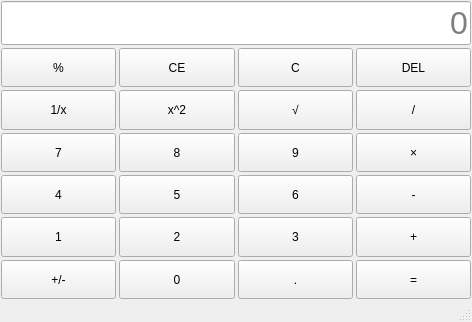
<?xml version="1.0" encoding="UTF-8"?>
<ui version="4.0">
 <class>MainWindow</class>
 <widget class="QMainWindow" name="MainWindow">
  <property name="geometry">
   <rect>
    <x>0</x>
    <y>0</y>
    <width>472</width>
    <height>322</height>
   </rect>
  </property>
  <property name="windowTitle">
   <string>MainWindow</string>
  </property>
  <widget class="QWidget" name="centralwidget">
   <layout class="QVBoxLayout" name="verticalLayout">
    <property name="spacing">
     <number>3</number>
    </property>
    <property name="leftMargin">
     <number>1</number>
    </property>
    <property name="topMargin">
     <number>1</number>
    </property>
    <property name="rightMargin">
     <number>1</number>
    </property>
    <property name="bottomMargin">
     <number>1</number>
    </property>
    <item>
     <layout class="QGridLayout" name="gridLayout_2">
      <item row="3" column="2">
       <widget class="QPushButton" name="pushButton_21">
        <property name="sizePolicy">
         <sizepolicy hsizetype="Minimum" vsizetype="Preferred">
          <horstretch>0</horstretch>
          <verstretch>0</verstretch>
         </sizepolicy>
        </property>
        <property name="text">
         <string>9</string>
        </property>
       </widget>
      </item>
      <item row="2" column="3">
       <widget class="QPushButton" name="pushButton_8">
        <property name="sizePolicy">
         <sizepolicy hsizetype="Minimum" vsizetype="Preferred">
          <horstretch>0</horstretch>
          <verstretch>0</verstretch>
         </sizepolicy>
        </property>
        <property name="text">
         <string>/</string>
        </property>
       </widget>
      </item>
      <item row="2" column="1">
       <widget class="QPushButton" name="pushButton_7">
        <property name="sizePolicy">
         <sizepolicy hsizetype="Minimum" vsizetype="Preferred">
          <horstretch>0</horstretch>
          <verstretch>0</verstretch>
         </sizepolicy>
        </property>
        <property name="text">
         <string>x^2</string>
        </property>
       </widget>
      </item>
      <item row="2" column="0">
       <widget class="QPushButton" name="pushButton_6">
        <property name="sizePolicy">
         <sizepolicy hsizetype="Minimum" vsizetype="Preferred">
          <horstretch>0</horstretch>
          <verstretch>0</verstretch>
         </sizepolicy>
        </property>
        <property name="text">
         <string>1/x</string>
        </property>
       </widget>
      </item>
      <item row="1" column="0">
       <widget class="QPushButton" name="pushButton">
        <property name="sizePolicy">
         <sizepolicy hsizetype="Minimum" vsizetype="Preferred">
          <horstretch>0</horstretch>
          <verstretch>0</verstretch>
         </sizepolicy>
        </property>
        <property name="text">
         <string>%</string>
        </property>
       </widget>
      </item>
      <item row="6" column="0">
       <widget class="QPushButton" name="pushButton_15">
        <property name="sizePolicy">
         <sizepolicy hsizetype="Minimum" vsizetype="Preferred">
          <horstretch>0</horstretch>
          <verstretch>0</verstretch>
         </sizepolicy>
        </property>
        <property name="text">
         <string>+/-</string>
        </property>
       </widget>
      </item>
      <item row="3" column="3">
       <widget class="QPushButton" name="pushButton_17">
        <property name="sizePolicy">
         <sizepolicy hsizetype="Minimum" vsizetype="Preferred">
          <horstretch>0</horstretch>
          <verstretch>0</verstretch>
         </sizepolicy>
        </property>
        <property name="text">
         <string>×</string>
        </property>
       </widget>
      </item>
      <item row="6" column="3">
       <widget class="QPushButton" name="pushButton_12">
        <property name="sizePolicy">
         <sizepolicy hsizetype="Minimum" vsizetype="Preferred">
          <horstretch>0</horstretch>
          <verstretch>0</verstretch>
         </sizepolicy>
        </property>
        <property name="text">
         <string>=</string>
        </property>
       </widget>
      </item>
      <item row="0" column="0" colspan="4">
       <widget class="QLineEdit" name="display">
        <property name="sizePolicy">
         <sizepolicy hsizetype="Expanding" vsizetype="Preferred">
          <horstretch>0</horstretch>
          <verstretch>0</verstretch>
         </sizepolicy>
        </property>
        <property name="font">
         <font>
          <pointsize>24</pointsize>
         </font>
        </property>
        <property name="text">
         <string/>
        </property>
        <property name="alignment">
         <set>Qt::AlignmentFlag::AlignRight|Qt::AlignmentFlag::AlignTrailing|Qt::AlignmentFlag::AlignVCenter</set>
        </property>
        <property name="placeholderText">
         <string>0</string>
        </property>
       </widget>
      </item>
      <item row="4" column="1">
       <widget class="QPushButton" name="pushButton_24">
        <property name="sizePolicy">
         <sizepolicy hsizetype="Minimum" vsizetype="Preferred">
          <horstretch>0</horstretch>
          <verstretch>0</verstretch>
         </sizepolicy>
        </property>
        <property name="text">
         <string>5</string>
        </property>
       </widget>
      </item>
      <item row="5" column="1">
       <widget class="QPushButton" name="pushButton_9">
        <property name="sizePolicy">
         <sizepolicy hsizetype="Minimum" vsizetype="Preferred">
          <horstretch>0</horstretch>
          <verstretch>0</verstretch>
         </sizepolicy>
        </property>
        <property name="text">
         <string>2</string>
        </property>
       </widget>
      </item>
      <item row="2" column="2">
       <widget class="QPushButton" name="pushButton_5">
        <property name="sizePolicy">
         <sizepolicy hsizetype="Minimum" vsizetype="Preferred">
          <horstretch>0</horstretch>
          <verstretch>0</verstretch>
         </sizepolicy>
        </property>
        <property name="text">
         <string>√</string>
        </property>
       </widget>
      </item>
      <item row="3" column="1">
       <widget class="QPushButton" name="pushButton_18">
        <property name="sizePolicy">
         <sizepolicy hsizetype="Minimum" vsizetype="Preferred">
          <horstretch>0</horstretch>
          <verstretch>0</verstretch>
         </sizepolicy>
        </property>
        <property name="text">
         <string>8</string>
        </property>
       </widget>
      </item>
      <item row="4" column="2">
       <widget class="QPushButton" name="pushButton_19">
        <property name="sizePolicy">
         <sizepolicy hsizetype="Minimum" vsizetype="Preferred">
          <horstretch>0</horstretch>
          <verstretch>0</verstretch>
         </sizepolicy>
        </property>
        <property name="text">
         <string>6</string>
        </property>
       </widget>
      </item>
      <item row="3" column="0">
       <widget class="QPushButton" name="pushButton_23">
        <property name="sizePolicy">
         <sizepolicy hsizetype="Minimum" vsizetype="Preferred">
          <horstretch>0</horstretch>
          <verstretch>0</verstretch>
         </sizepolicy>
        </property>
        <property name="text">
         <string>7</string>
        </property>
       </widget>
      </item>
      <item row="4" column="0">
       <widget class="QPushButton" name="pushButton_20">
        <property name="sizePolicy">
         <sizepolicy hsizetype="Minimum" vsizetype="Preferred">
          <horstretch>0</horstretch>
          <verstretch>0</verstretch>
         </sizepolicy>
        </property>
        <property name="text">
         <string>4</string>
        </property>
       </widget>
      </item>
      <item row="5" column="0">
       <widget class="QPushButton" name="pushButton_13">
        <property name="sizePolicy">
         <sizepolicy hsizetype="Minimum" vsizetype="Preferred">
          <horstretch>0</horstretch>
          <verstretch>0</verstretch>
         </sizepolicy>
        </property>
        <property name="text">
         <string>1</string>
        </property>
       </widget>
      </item>
      <item row="1" column="3">
       <widget class="QPushButton" name="pushButton_3">
        <property name="sizePolicy">
         <sizepolicy hsizetype="Minimum" vsizetype="Preferred">
          <horstretch>0</horstretch>
          <verstretch>0</verstretch>
         </sizepolicy>
        </property>
        <property name="text">
         <string>DEL</string>
        </property>
       </widget>
      </item>
      <item row="6" column="2">
       <widget class="QPushButton" name="pushButton_16">
        <property name="sizePolicy">
         <sizepolicy hsizetype="Minimum" vsizetype="Preferred">
          <horstretch>0</horstretch>
          <verstretch>0</verstretch>
         </sizepolicy>
        </property>
        <property name="text">
         <string>.</string>
        </property>
       </widget>
      </item>
      <item row="5" column="3">
       <widget class="QPushButton" name="pushButton_10">
        <property name="sizePolicy">
         <sizepolicy hsizetype="Minimum" vsizetype="Preferred">
          <horstretch>0</horstretch>
          <verstretch>0</verstretch>
         </sizepolicy>
        </property>
        <property name="text">
         <string>+</string>
        </property>
       </widget>
      </item>
      <item row="1" column="1">
       <widget class="QPushButton" name="pushButton_2">
        <property name="sizePolicy">
         <sizepolicy hsizetype="Minimum" vsizetype="Preferred">
          <horstretch>0</horstretch>
          <verstretch>0</verstretch>
         </sizepolicy>
        </property>
        <property name="text">
         <string>CE</string>
        </property>
       </widget>
      </item>
      <item row="4" column="3">
       <widget class="QPushButton" name="pushButton_22">
        <property name="sizePolicy">
         <sizepolicy hsizetype="Minimum" vsizetype="Preferred">
          <horstretch>0</horstretch>
          <verstretch>0</verstretch>
         </sizepolicy>
        </property>
        <property name="text">
         <string>-</string>
        </property>
       </widget>
      </item>
      <item row="5" column="2">
       <widget class="QPushButton" name="pushButton_14">
        <property name="sizePolicy">
         <sizepolicy hsizetype="Minimum" vsizetype="Preferred">
          <horstretch>0</horstretch>
          <verstretch>0</verstretch>
         </sizepolicy>
        </property>
        <property name="text">
         <string>3</string>
        </property>
       </widget>
      </item>
      <item row="6" column="1">
       <widget class="QPushButton" name="pushButton_11">
        <property name="sizePolicy">
         <sizepolicy hsizetype="Minimum" vsizetype="Preferred">
          <horstretch>0</horstretch>
          <verstretch>0</verstretch>
         </sizepolicy>
        </property>
        <property name="text">
         <string>0</string>
        </property>
       </widget>
      </item>
      <item row="1" column="2">
       <widget class="QPushButton" name="pushButton_4">
        <property name="sizePolicy">
         <sizepolicy hsizetype="Minimum" vsizetype="Preferred">
          <horstretch>0</horstretch>
          <verstretch>0</verstretch>
         </sizepolicy>
        </property>
        <property name="text">
         <string>C</string>
        </property>
       </widget>
      </item>
     </layout>
    </item>
   </layout>
  </widget>
  <widget class="QMenuBar" name="menubar">
   <property name="geometry">
    <rect>
     <x>0</x>
     <y>0</y>
     <width>472</width>
     <height>21</height>
    </rect>
   </property>
  </widget>
  <widget class="QStatusBar" name="statusbar"/>
 </widget>
 <resources/>
 <connections/>
</ui>
